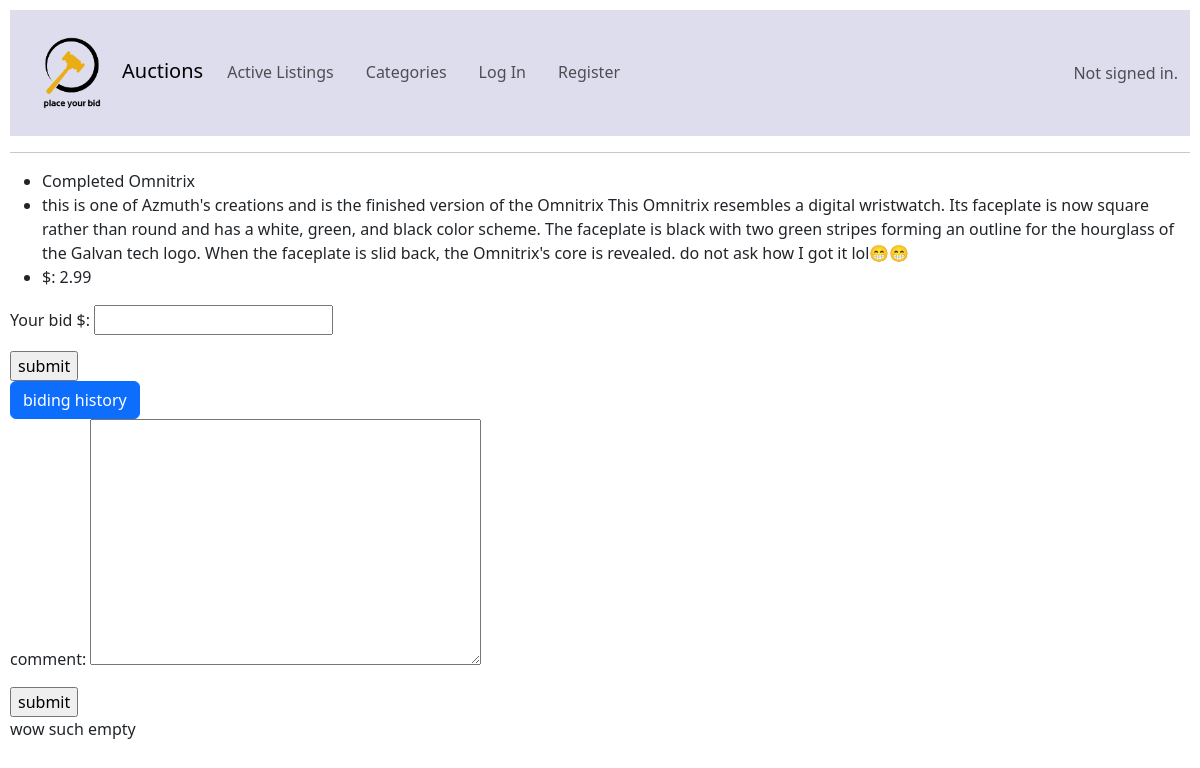
The app's page /11, older data.
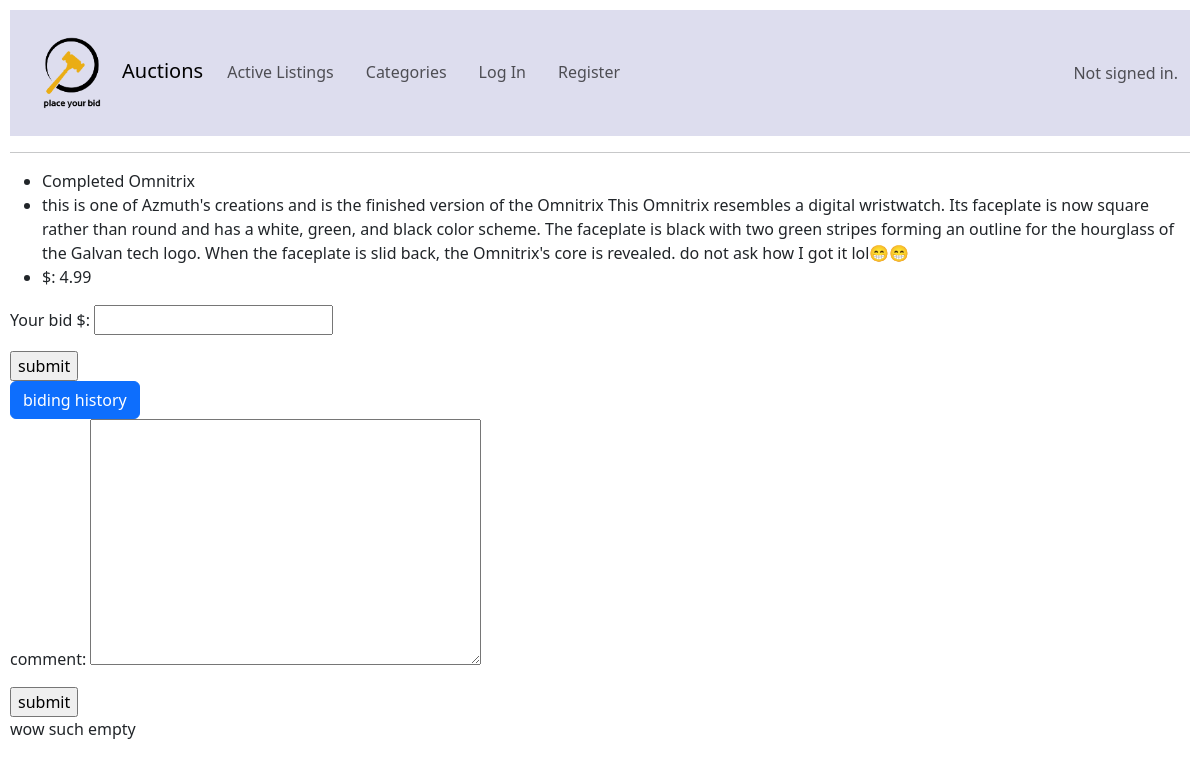
The same page, newer data.
### auctions/models.py (models this page shows)
class all_bids(models.Model): # a table to store bids
    user = models.ForeignKey("User", on_delete = models.PROTECT, null = True)
    bid = models.FloatField(MinValueValidator(0))
    timestamp = models.DateTimeField(auto_now_add = True , null = True)
    for_which_listing = models.ForeignKey("listing",on_delete = models.CASCADE, related_name = 'bid', null = True)
    def __str__(self):
        return str(self.bid)

### auctions/views.py (the view)
# urls.py: path("<int:listing_id>", views.listing_page, name="listing_page"),
def listing_page(request, listing_id):
    if request.method =="POST":
        try:
            form = biding_form(request.POST)
            if form.is_valid():
                user_instance = User.objects.get(username= request.user.username)
                this_listing = listing.objects.get(pk = listing_id)
                current_bid = all_bids(user = user_instance, bid = form.cleaned_data["current_bid"], for_which_listing = this_listing)
                current_bid.save() # find a way to prevent the owner of the bid to place a bid insted show them the option to end auction
                return HttpResponseRedirect(reverse("listing_page", args=[listing_id]))
            else:
                which_listing = listing.objects.get(pk = listing_id)
                lastbid = which_listing.bid.filter(for_which_listing = listing_id).order_by('-bid').first()
                messages.error(request, f"There was an error. your bid must be greater then ${lastbid}")
                return HttpResponseRedirect(reverse("listing_page", args=[listing_id])) # find a way to tell user the bid was invaild message
        except ObjectDoesNotExist:
            return render(request, "auctions/error_page.html",{"error":"user must be signed in"})
    else:
        try:
            which_listing = listing.objects.get(pk = listing_id)
            and_its_bid = which_listing.bid.filter(for_which_listing = listing_id).order_by('-bid').first()
            all_the_bids = all_bids.objects.all().filter(for_which_listing = listing_id).order_by('-bid')
            comments_for_this_listing = comments.objects.all().filter(for_which_listing = listing_id).order_by('-timestamp')
            if comments_for_this_listing.exists():
                all_comments = comments_for_this_listing
            else:
                all_comments = "wow such empty"
            form = biding_form(initial ={'listing_id':listing_id})
            commenting_form = comments_form(initial ={'listing_id':listing_id})
            return render(request, "auctions/listing_page.html",{ "listing": which_listing, "bid": and_its_bid, "bid_histroy": all_the_bids, "form":form,"comments_form":commenting_form, "comment_section":all_comments})
        except ObjectDoesNotExist:
            return render(request, "auctions/error_page.html",{"error":"no listing found with this url try again"})

### auctions/forms.py (shortened to what this page needs)
class biding_form(forms.Form):
    current_bid = forms.FloatField(label="Your bid $",validators = [MinValueValidator(0)], required= True, widget=forms.NumberInput(attrs={'min': '0'}))
    listing_id = forms.IntegerField(widget=forms.HiddenInput(), required=True)

class comments_form(forms.Form):
    comment = forms.CharField(label="comment", widget=forms.Textarea(attrs={'class':"comment"}), required=False, max_length= 10000)
    listing_id = forms.IntegerField(widget=forms.HiddenInput(), required=True)

### auctions/templates/auctions/listing_page.html (shortened to what this page needs)
{% extends "auctions/layout.html" %}
{% block body %}
<ul>
  <li>
    {{listing.title}}
  </li>
  <li>
    {{listing.description}}
  </li>
  <li>
    $: {{bid}}
  </li>
</ul>
{% if listing.user == request.user %}
close auction
{%else%}
<form action="{% url 'listing_page' listing.id %} " method="post">
  {{form.as_p}}
  <input type="submit" value="submit">
</form>
{% endif %}
<button type="button" class="btn btn-primary" data-bs-toggle="modal" data-bs-target="#staticBackdrop">
  biding history
</button>
<form action="{% url 'comment_section' %}" method="post">
  {{comments_form.as_p}}
  <input type="submit" value="submit">
</form>
{% if comment_section == "wow such empty" %}
<div>
  {{comment_section}}
</div>
{% else %}
 {%for each_comment in comment_section %}
 <div>{{each_comment.user}}</div>
 <div>{{each_comment.comment}}</div>
 {% endfor %}
{% endif %}
{% endblock %}

Row changes from the older to the newer data that the page shows:
no longer on this page (row unchanged): all_bids: bid "2.99"
added all_bids: bid "4.99"
